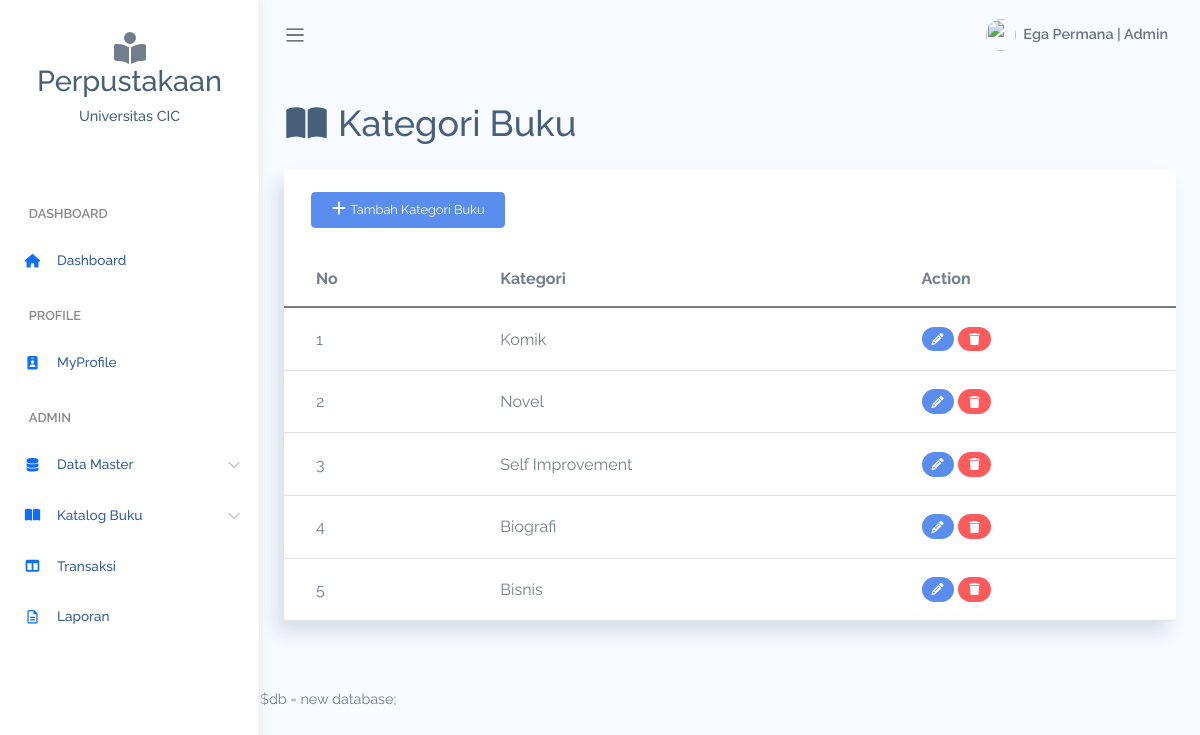
/Admin/dataKategori.php (signed in), run on the app's committed database.
### tables this page shows
CREATE TABLE `kategori` (
  `id_kategori` int(11) NOT NULL,
  `nama_kategori` varchar(100) NOT NULL
);

### database.php (called while the page is built, shortened)
<?php
class database
{
    private $host = "localhost";
    private $user = "root";
    private $pas = "";
    private $db = "perpustakaan";
    private $koneksi = "";
    public function __construct()
    {
        $this->koneksi = mysqli_connect($this->host, $this->user, $this->pas, $this->db);
    }
    public function dataKategori()
    {
        $query = mysqli_query($this->koneksi, "SELECT * FROM kategori");
        while ($row = mysqli_fetch_array($query)) {
            $data[] = $row;
        }
        return $data;
    }
}

### Admin/dataKategori.php (the view, shortened to what this page needs)
<?php
require_once '../database.php';
class menu
{
    function __construct()
    {
        require_once "menu.php";
    }
}
$db = new database;
$data = $db->dataKategori();
?>
<!DOCTYPE html>
<html lang="en">
<head>
    <link rel="stylesheet" href="../assets/css/bootstrap.css">
    <link rel="stylesheet" href="../assets/vendors/chartjs/Chart.min.css">
    <link rel="stylesheet" href="../assets/vendors/perfect-scrollbar/perfect-scrollbar.css">
    <link rel="stylesheet" href="../assets/css/app.css">
</head>
<body>
    <div id="app">
        <div class="main-content container-fluid">
            <h1 class="mb-4">
                <i class="fa-solid fa-fw fa-book-open"></i> Kategori Buku
            </h1>
            <div class="row" id="table-hover">
                <div class="col-12">
                    <div class="card">
                        <div class="card-content">
                            <div class="card-body">
                                <div class="col">
                                    <button type="button" class="btn btn-primary btn-sm" data-bs-toggle="modal" data-bs-target="#tambahKategori">
                                        <i class="fa-solid fa-plus"></i> Tambah Kategori Buku
                                    </button>
                                </div>
                            </div>
                            <div class="table-responsive">
                                <table class="table table-hover mb-0">
                                    <thead>
                                        <tr>
                                            <th>No</th>
                                            <th>Kategori</th>
                                            <th>Action</th>
                                        </tr>
                                    </thead>
                                    <tbody>
                                        <?php
                                        $no = 1;
                                        foreach ($data as $row) :
                                        ?>
                                            <tr>
                                                <td><?= $no++; ?></td>
                                                <td><?= $row['nama_kategori']; ?></td>
                                                <td>
                                                    <a href="<?= "formUbah.php?aksi=kategori&&id=$row[id_kategori]"; ?>" class="badge bg-primary"><i class="fa-solid fa-fw fa-pencil"></i></a>
                                                    <a href="<?= "prosesKategori.php?&&aksi=delete&&id=$row[id_kategori]"; ?>" class="badge bg-danger" onclick="javascript: return confirm('Apakah anda yakin ingin dihapus?')"><i class="fa-solid fa-fw fa-trash"></i></a>
                                                </td>
                                            </tr>
                                        <?php endforeach; ?>
                                    </tbody>
                                </table>
                            </div>
                        </div>
                    </div>
                </div>
            </div>
        </div>
        <?php require_once 'formTambah.php'; ?>
    </div>
</body>
</html>

### assets/css/app.css (style rules this page uses)
* { font-family:Raleway }
#app { position:relative }
#main .main-content { padding:2rem 1.5rem }
a { text-decoration:none }
a,button { outline:0 }
.btn i,.btn svg { width:16px;height:16px }
.btn.btn-danger,.btn.btn-dark,.btn.btn-info,.btn.btn-light,.btn.btn-link,.btn.btn-primary,.btn.btn-secondary,.btn.btn-success,.btn.btn-warning { color:#fff }
.card { box-shadow:-8px 12px 18px 0 rgba(25,42,70,.13);margin-bottom:2.2rem }
.card .card-content { position:relative }
.card .card-body { padding:1.4rem 1.7rem }
.dataTable-table td,.dataTable-table thead th,.table td,.table thead th { vertical-align:middle }
.dataTable-table thead th,.table thead th { border-bottom:2px solid #475f7b }

### data on the page
kategori: nama_kategori "Komik"
kategori: nama_kategori "Novel"
kategori: nama_kategori "Self Improvement"
kategori: nama_kategori "Biografi"
kategori: nama_kategori "Bisnis"

### other printed values
$_SESSION['role'] "ADMIN"
$_SESSION['nama'] "Ega Permana"
$_SESSION['role'] "Admin"
